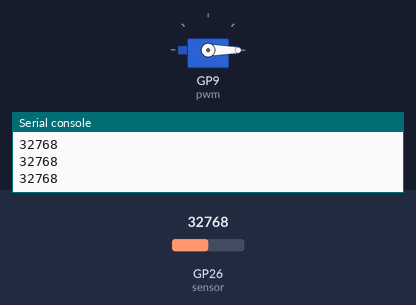
This program was run on a simulated Raspberry Pi Pico running MicroPython. Parts: servo, the last lines printed to the serial console. Inputs (shaded band) come from the test bench; at power-on: GP26 (sensor) = 32768 (analog values on the 0–65535 scale). Servo angles are drawn from the pulse width (0.5 ms = 0°, 2.5 ms = 180°).

Above: at 1.2 s.
1.3 s: GP26 (sensor) set to 2128
2.8 s: GP26 (sensor) set to 1808
At 3.8 s:
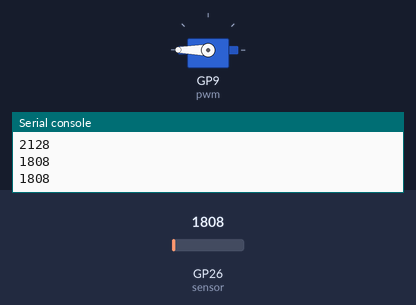
4.5 s: GP26 (sensor) set to 7864
At 5.0 s:
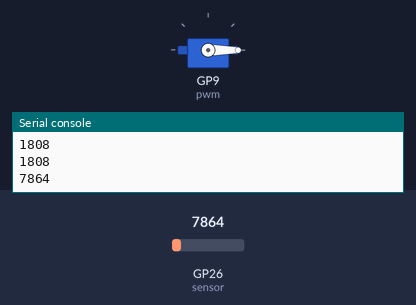
6.0 s: GP26 (sensor) set to 1345
At 7.3 s:
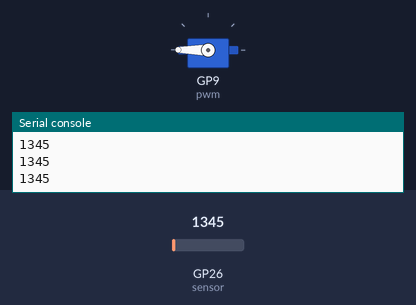
Timing chart, 0 to 8.5 s (numbered marks = the images above; inputs shaded):
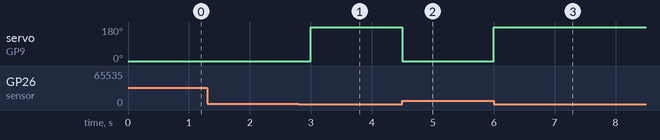

Measured:
- the behaviour switches between 2016 and 2000 on GP26 (sensor) (found by bisection; images 0 and 1)
- after the input at 2.8 s, servo on GP9 (pwm): 0° → 180° after 0.20 s
- after the input at 4.5 s, servo on GP9 (pwm): 180° → 0° at once
- after the input at 6.0 s, servo on GP9 (pwm): 0° → 180° at once

The program:

Smart_window.py
```python
'''
 * Keyestudio 42 in 1 Starter Kit for Raspberry Pi Pico
 * lesson 52
 * Smart_window
 * http://www.keyestudio.com
'''
import utime
from machine import Pin
from machine import PWM

pwm = PWM(Pin(9))#Servo pin is connected to GP9
pwm.freq(50)#20ms period, so the frequency is 50Hz
sensor = machine.ADC(26)#ADC0
'''
The duty cycle corresponding to the angle
0°----2.5%----1638
45°----5%----3276
90°----7.5%----4915
135°----10%----6553
180°----12.5%----8192
Considering the error, set the duty cycle at 1000~9000, so that it can rotate 0~180 degrees smoothly
'''
angle_0 = 1638
angle_90 = 4915
angle_180 = 8192

while True:
    value = sensor.read_u16()
    print(value)
    if value > 2000:
        pwm.duty_u16(angle_0)
        utime.sleep(0.5)
    else:
        pwm.duty_u16(angle_180)
        utime.sleep(0.5)

    
```
